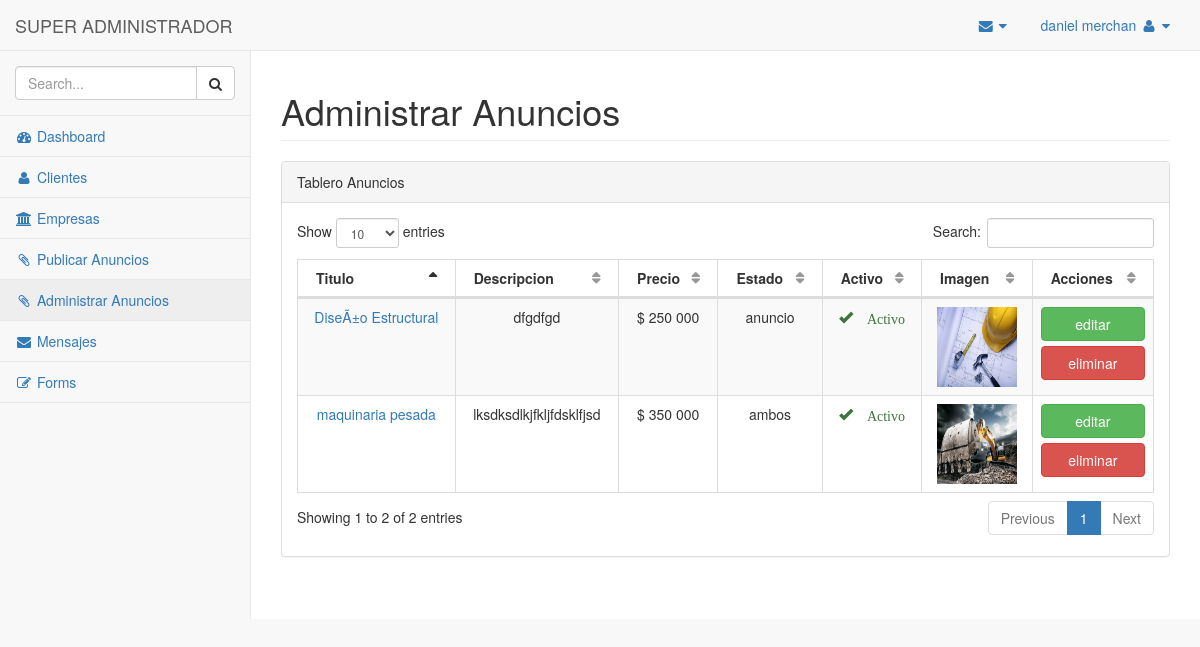
Page /admin/adminbanner.php (signed in) on the earlier database version.
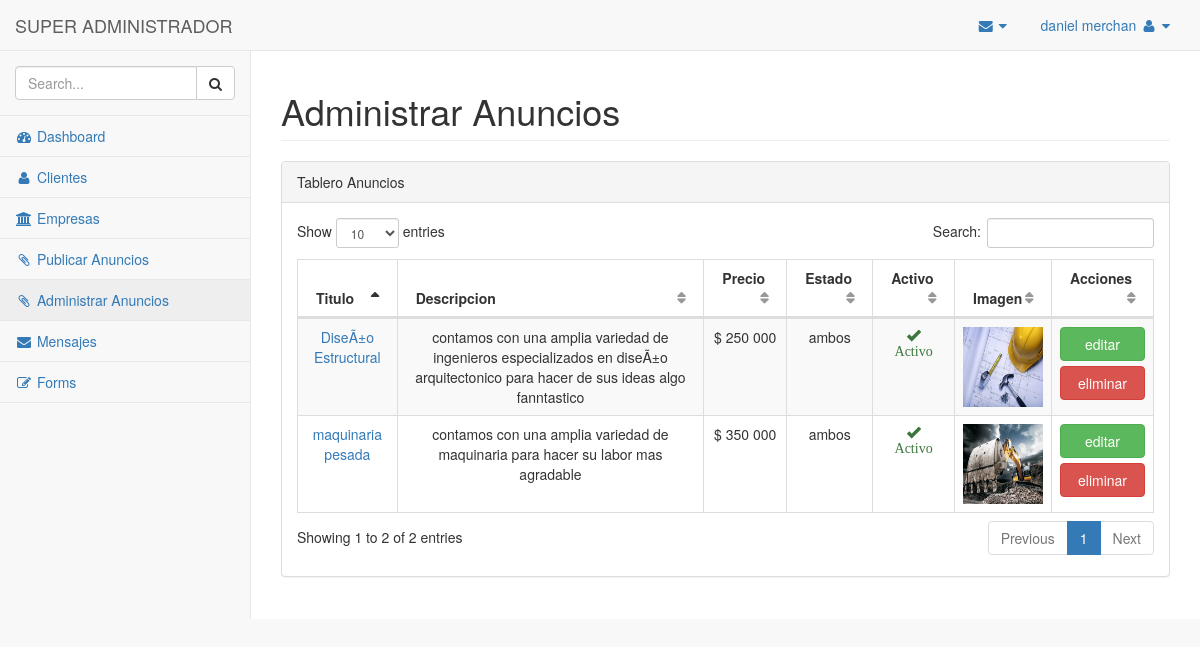
Same page on the later database version.
### tables this page shows
CREATE TABLE `banner` (
  `banner_id` int(11) NOT NULL,
  `banner_titulo` varchar(50) NOT NULL,
  `banner_descripcion` varchar(250) NOT NULL,
  `banner_precio` float NOT NULL,
  `banner_active` set('activo','pendiente','','') NOT NULL,
  `banner_status` set('anuncio','banner','ambos','pendiente') NOT NULL DEFAULT 'pendiente',
  `banner_img` varchar(255) NOT NULL
);

### admin/adminbanner.php (the view, shortened to what the changed rows need)
<?php
if(!isset($_SESSION["session_username"])) {
    header("location:../");
} else {
?>
<!DOCTYPE html>
<html lang="en">
<head>
    <link href="./vendor/bootstrap/css/bootstrap.min.css" rel="stylesheet">
    <link href="./vendor/metisMenu/metisMenu.min.css" rel="stylesheet">
    <link href="./vendor/datatables-plugins/dataTables.bootstrap.css" rel="stylesheet">
    <link href="./vendor/datatables-responsive/dataTables.responsive.css" rel="stylesheet">
    <link href="./dist/css/sb-admin-2.css" rel="stylesheet">
    <link href="./vendor/font-awesome/css/font-awesome.min.css" rel="stylesheet" type="text/css">
</head>
<body>
    <div id="wrapper">
        <div id="page-wrapper">
            <div class="row">
                <div class="col-lg-12">
                    <h1 class="page-header">Administrar Anuncios</h1>
                </div>
            </div>
            <div class="row">
                <div class="col-lg-12">
                    <div class="panel panel-default">
                        <div class="panel-body">
                            <table width="100%" class="table table-striped table-bordered table-hover" id="dataTables-example">
                                <thead>
                                    <tr>
                                        <th>Titulo</th>
                                        <th>Descripcion</th>
                                        <th>Precio</th>
                                        <th>Estado</th>
                                        <th>Activo</th>
                                        <th>Imagen</th>
                                        <th>Acciones</th>
                                    </tr>
                                </thead>
                                <tbody>
                           <?php
                            require '../logica/database.php';
                            $banner = "SELECT * FROM `banner`  ";
                            $re=mysqli_query($conexion,$banner) or die (mysql_error());
                            while ($row=mysqli_fetch_array($re,MYSQLI_ASSOC)){ ?>
                                    <tr class="odd gradeX">
                                        <td> <center> <a href="viewbanner.php?view=<?php echo $row['banner_id'];?>"> <?php echo $row['banner_titulo'];?> </a> </center> </td>
                                        <td> <center> <?php echo $row['banner_descripcion'];?> </center> </td>
                                        <td> <center> $ <?php echo number_format($row['banner_precio'], 0, ',', ' ');?> </center> </td>
                                        <td class="center"> <center> <?php echo $row['banner_status'];?> </center> </td>
                                        <td class="center"> <center>
                                            <?php if ($row['banner_active'] == "activo"){
                                                 echo '<span class="glyphicon glyphicon-ok text-success"> Activo</span>';
                                                } elseif ($row['banner_active'] == "pendiente"){
                                                 echo '<span class="glyphicon glyphicon-time text-danger"> Pendiente</span>';
                                            };?> </center> </td>
                                        <td class="center"> <center> <img src="../images/slider/<?php echo $row['banner_img'];?>" width="80px" height="80px"> </center> </td>
                                        <td class="center"> <center>
                                                <a href="editbanner.php?edit=<?php echo $row['banner_id'];?>" class="btn btn-success btn-block"> editar </a>
                                                <a href="../logica/deleteBanner.php?delete=<?php echo $row['banner_id'];?>" class="btn btn-danger btn-block"> eliminar </a>
                                         </center> </td>
                                    </tr>
                            <?php } ?>
                                </tbody>
                            </table>
                        </div>
                    </div>
                </div>
            </div>
        </div>
    </div>
</body>
</html>
<?php
}
?>

Differences in the rows shown:
changed banner "maquinaria pesada": banner_descripcion "lksdksdlkjfkljfdsklfjsd" → "contamos con una amplia variedad de maquinaria para hacer su labor mas agradable"
changed banner "DiseÃ±o Estructural": banner_descripcion "dfgdfgd" → "contamos con una amplia variedad de ingenieros especializados en diseÃ±o arquitectonico para hacer de sus ideas algo fanntastico"; banner_status "anuncio" → "ambos"
